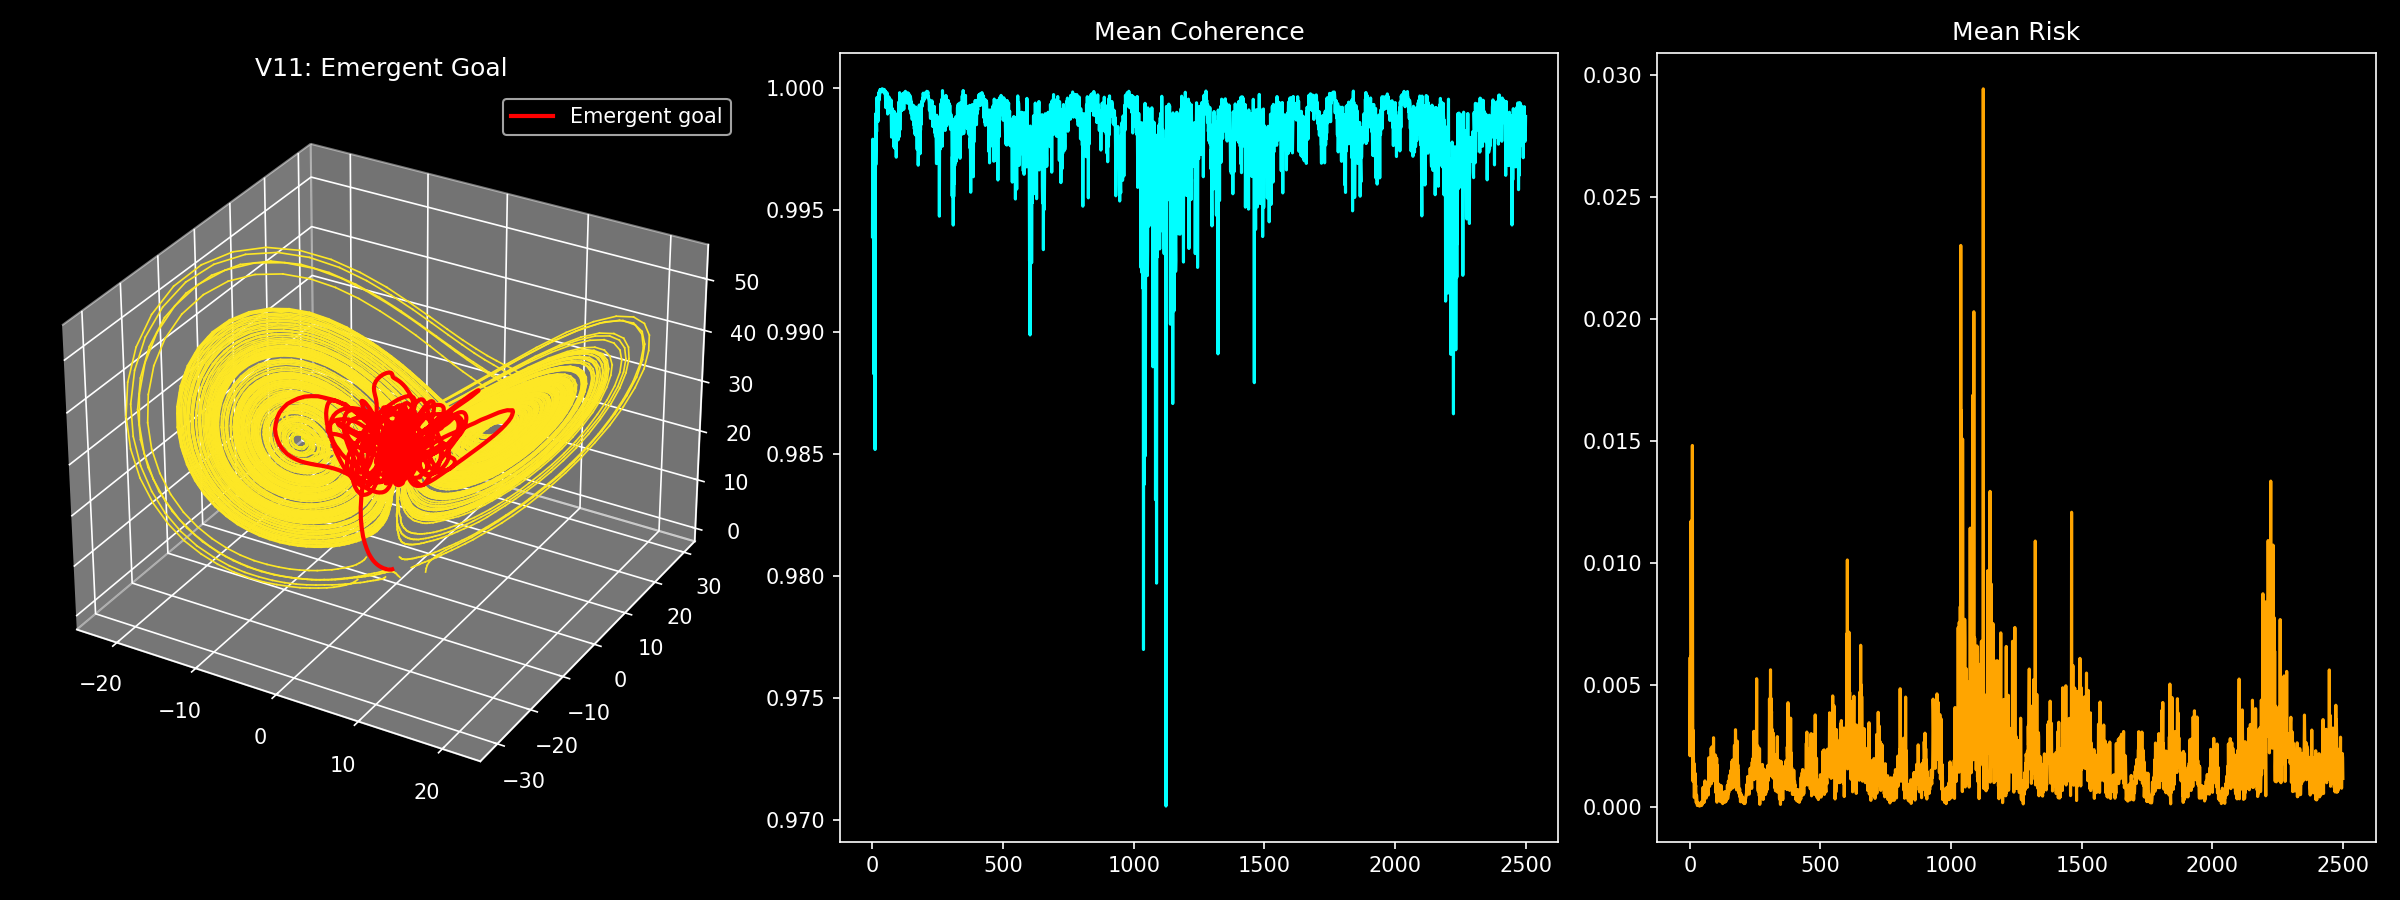

This chart was generated by the following Python code:
import numpy as np
import matplotlib.pyplot as plt

plt.style.use("dark_background")

# ============================
# 1. Lorenz System
# ============================

sigma = 10.0
rho = 28.0
beta = 8.0 / 3.0

def lorenz(x):
    return np.array([
        sigma * (x[1] - x[0]),
        x[0] * (rho - x[2]) - x[1],
        x[0] * x[1] - beta * x[2]
    ])


# ============================
# 2. Coherence / Risk
# ============================

def coherence(x, dx_obs):
    dx_field = lorenz(x)
    num = np.dot(dx_obs, dx_field)
    denom = np.linalg.norm(dx_obs) * np.linalg.norm(dx_field) + 1e-8
    return num / denom

def risk(x, dx_obs):
    return 1 - coherence(x, dx_obs)


# ============================
# 3. Parameters
# ============================

dt = 0.01
steps = 2500   # 🔧 etwas reduziert für Stabilität

noise_strength = 2.0
coupling_strength = 0.06
goal_strength = 0.08
distance_threshold = 6.0

n_agents = 8
agents = [np.random.randn(3) * 2 for _ in range(n_agents)]

trajectories = [[] for _ in range(n_agents)]
coherences = [[] for _ in range(n_agents)]
risks = [[] for _ in range(n_agents)]
goal_history = []


# ============================
# 4. Dynamic neighbors
# ============================

def dynamic_neighbors(states, threshold):
    neighbors = {i: [] for i in range(len(states))}

    for i in range(len(states)):
        for j in range(len(states)):
            if i == j:
                continue

            d = np.linalg.norm(states[i] - states[j])
            if d < threshold:
                neighbors[i].append(j)

    return neighbors


# ============================
# 5. Emergent Goal (robust)
# ============================

def emergent_goal(states, local_risks, local_coherences):

    weights = []

    for r, c in zip(local_risks, local_coherences):
        # 🔧 stabilisierte Gewichtung
        w = max(c, 0.0) * max(1 - r, 0.0)
        weights.append(w)

    weights = np.array(weights)

    # fallback falls degeneriert
    if np.sum(weights) < 1e-6:
        return np.mean(states, axis=0)

    weights = weights / np.sum(weights)

    goal = np.zeros(3)
    for w, s in zip(weights, states):
        goal += w * s

    return goal


# ============================
# 6. Simulation
# ============================

for _ in range(steps):

    neighbors = dynamic_neighbors(agents, distance_threshold)

    # --- Pre-pass für Goal ---
    current_coh = []
    current_risk = []

    for i in range(n_agents):
        x = agents[i]
        dx = lorenz(x)
        noise = noise_strength * np.random.randn(3)
        dx_obs = dx + noise

        c = coherence(x, dx_obs)
        r = 1 - c

        current_coh.append(c)
        current_risk.append(r)

    current_coh = np.array(current_coh)
    current_risk = np.array(current_risk)

    # 🔥 emergent goal
    goal = emergent_goal(agents, current_risk, current_coh)
    goal_history.append(goal.copy())

    new_agents = []

    for i in range(n_agents):

        x = agents[i]

        dx = lorenz(x)
        noise = noise_strength * np.random.randn(3)
        dx_obs = dx + noise

        # --- Netzwerk ---
        if len(neighbors[i]) > 0:
            neighbor_states = [agents[j] for j in neighbors[i]]
            mean_neighbor = np.mean(neighbor_states, axis=0)
            interaction = coupling_strength * (mean_neighbor - x)
        else:
            interaction = np.zeros(3)

        # --- emergent navigation ---
        nav = goal_strength * (goal - x)

        dx_total = dx_obs + interaction + nav

        c = coherence(x, dx_total)
        r = 1 - c

        x_new = x + dt * dx_total

        new_agents.append(x_new)
        trajectories[i].append(x_new.copy())
        coherences[i].append(c)
        risks[i].append(r)

    agents = new_agents


# ============================
# 7. Convert
# ============================

trajectories = [np.array(t) for t in trajectories]
coherences = [np.array(c) for c in coherences]
risks = [np.array(r) for r in risks]
goal_history = np.array(goal_history)

mean_coh = np.mean(np.array(coherences), axis=0)
mean_risk = np.mean(np.array(risks), axis=0)


# ============================
# 8. Visualization
# ============================

fig = plt.figure(figsize=(16, 6))

# --- Trajectories ---
ax1 = fig.add_subplot(131, projection='3d')

for i in range(n_agents):
    traj = trajectories[i]
    coh = coherences[i]

    for j in range(len(traj) - 1):
        color = plt.cm.viridis((coh[j] + 1) / 2)
        ax1.plot(
            traj[j:j+2, 0],
            traj[j:j+2, 1],
            traj[j:j+2, 2],
            color=color,
            linewidth=0.8
        )

# emergent goal path
ax1.plot(
    goal_history[:, 0],
    goal_history[:, 1],
    goal_history[:, 2],
    color="red",
    linewidth=2,
    label="Emergent goal"
)

ax1.set_title("V11: Emergent Goal")
ax1.legend()


# --- Coherence ---
ax2 = fig.add_subplot(132)
ax2.plot(mean_coh, color="cyan")
ax2.set_title("Mean Coherence")


# --- Risk ---
ax3 = fig.add_subplot(133)
ax3.plot(mean_risk, color="orange")
ax3.set_title("Mean Risk")


plt.tight_layout()
plt.savefig("APPLICATIONS/core_demos/lorenz_nexah_v11_emergent_goal.png", dpi=150)
plt.show()


# ============================
# 9. Output
# ============================

print("Mean coherence:", np.mean(mean_coh))
print("Min coherence:", np.min(mean_coh))
print("Mean risk:", np.mean(mean_risk))
